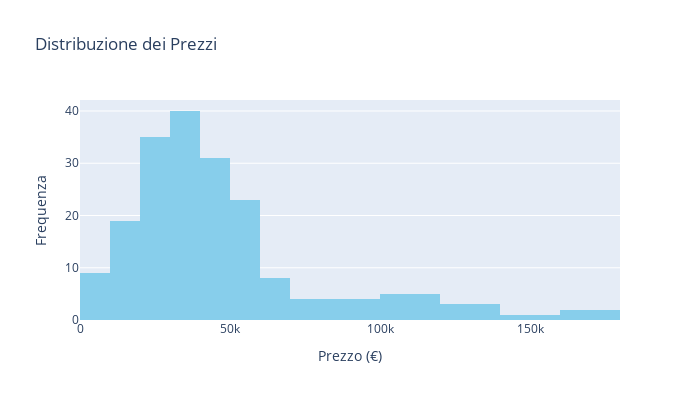
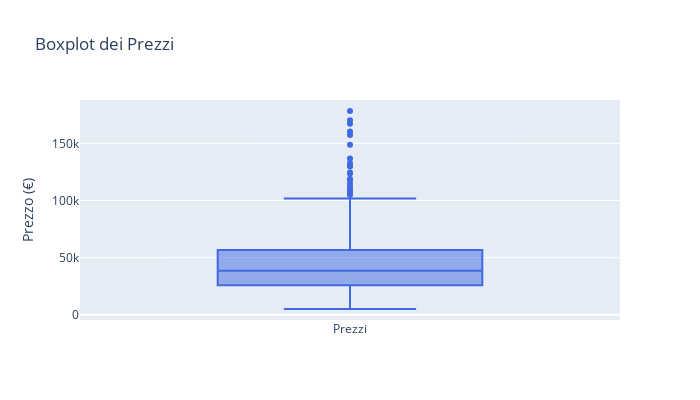
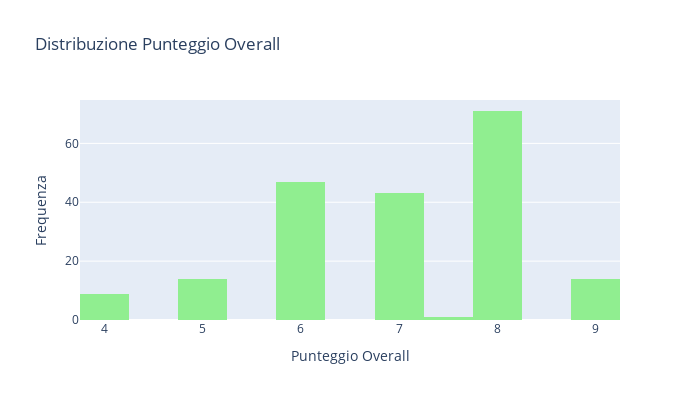

Notebook code cell kept with these figures, in order:
### Code cell
import plotly.graph_objs as go

# Istogramma dei prezzi
fig_hist_price = go.Figure()
fig_hist_price.add_trace(
    go.Histogram(x=df['Price'], nbinsx=30, marker_color='skyblue', name='Prezzi')
)
fig_hist_price.update_layout(
    title="Distribuzione dei Prezzi",
    xaxis_title="Prezzo (€)",
    yaxis_title="Frequenza",
    height=400, width=700
)
fig_hist_price.show()

# Boxplot dei prezzi
fig_box_price = go.Figure()
fig_box_price.add_trace(
    go.Box(y=df['Price'], boxpoints='outliers', marker_color='royalblue', name='Prezzi')
)
fig_box_price.update_layout(
    title="Boxplot dei Prezzi",
    yaxis_title="Prezzo (€)",
    height=400, width=700
)
fig_box_price.show()

# Istogramma del punteggio Overall
fig_hist_overall = go.Figure()
fig_hist_overall.add_trace(
    go.Histogram(x=df['Overall'], nbinsx=20, marker_color='lightgreen', name='Overall')
)
fig_hist_overall.update_layout(
    title="Distribuzione Punteggio Overall",
    xaxis_title="Punteggio Overall",
    yaxis_title="Frequenza",
    height=400, width=700
)
fig_hist_overall.show()

### Figure 1 — Plotly figure (JSON) as saved in the notebook; plotly's stock layout.template omitted (floating-point values rounded to 4 significant figures; data arrays with more than 128 entries replaced by an {"elided": "..."} marker saying what was removed)
{"data": [{"marker": {"color": "skyblue"}, "name": "Prezzi", "nbinsx": 30, "type": "histogram", "x": {"elided": "199 float values"}}], "layout": {"height": 400, "title": {"text": "Distribuzione dei Prezzi"}, "width": 700, "xaxis": {"title": {"text": "Prezzo (€)"}}, "yaxis": {"title": {"text": "Frequenza"}}}}

### Figure 2 — Plotly figure (JSON) as saved in the notebook; plotly's stock layout.template omitted (floating-point values rounded to 4 significant figures; data arrays with more than 128 entries replaced by an {"elided": "..."} marker saying what was removed)
{"data": [{"boxpoints": "outliers", "marker": {"color": "royalblue"}, "name": "Prezzi", "type": "box", "y": {"elided": "199 float values"}}], "layout": {"height": 400, "title": {"text": "Boxplot dei Prezzi"}, "width": 700, "yaxis": {"title": {"text": "Prezzo (€)"}}}}

### Figure 3 — Plotly figure (JSON) as saved in the notebook; plotly's stock layout.template omitted (floating-point values rounded to 4 significant figures; data arrays with more than 128 entries replaced by an {"elided": "..."} marker saying what was removed)
{"data": [{"marker": {"color": "lightgreen"}, "name": "Overall", "nbinsx": 20, "type": "histogram", "x": {"elided": "199 float values"}}], "layout": {"height": 400, "title": {"text": "Distribuzione Punteggio Overall"}, "width": 700, "xaxis": {"title": {"text": "Punteggio Overall"}}, "yaxis": {"title": {"text": "Frequenza"}}}}
